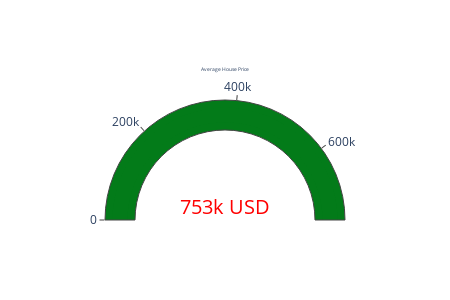

The code cell stored with this chart in its notebook:
### Code cell
#1 Tính giá trị trung bình của cột 'price' (giả sử bạn đã có dữ liệu trong df)
average_price = df2['Price'].mean()

#2 Vẽ biểu đồ Gauge với màu xanh #037B19
fig = go.Figure(go.Indicator(
    mode="gauge+number",
    value=average_price,
    title={'text': "Average House Price"},
    gauge={
        'shape': 'angular',
        'axis': {'range': [0, average_price]},  # Giới hạn từ 0 đến giá trị trung bình
        'bar': {'color': '#037B19'},  # Màu thanh gauge
        'steps': [
            {'range': [0, average_price], 'color': '#037B19'}  # Bước màu xanh từ 0 đến giá trị trung bình
        ]
    },
    number={'font': {'size': 20, 'color': 'red'}, 'suffix': ' USD'}
))
fig.update_layout(
    height=300,  # Chiều cao (giảm giá trị này để chiều cao nhỏ hơn)
    width=450    # Chiều rộng (giữ nguyên hoặc chỉnh tùy ý)
)
#3 Hiển thị biểu đồ
fig.show()

### Figure 1 — Plotly figure (JSON) as saved in the notebook; plotly's stock layout.template omitted (floating-point values rounded to 4 significant figures)
{"data": [{"gauge": {"axis": {"range": [0, 753200.0]}, "bar": {"color": "#037B19"}, "shape": "angular", "steps": [{"color": "#037B19", "range": [0, 753200.0]}]}, "mode": "gauge+number", "number": {"font": {"color": "red", "size": 20}, "suffix": " USD"}, "title": {"text": "Average House Price"}, "type": "indicator", "value": 753200.0}], "layout": {"height": 300, "width": 450}}
